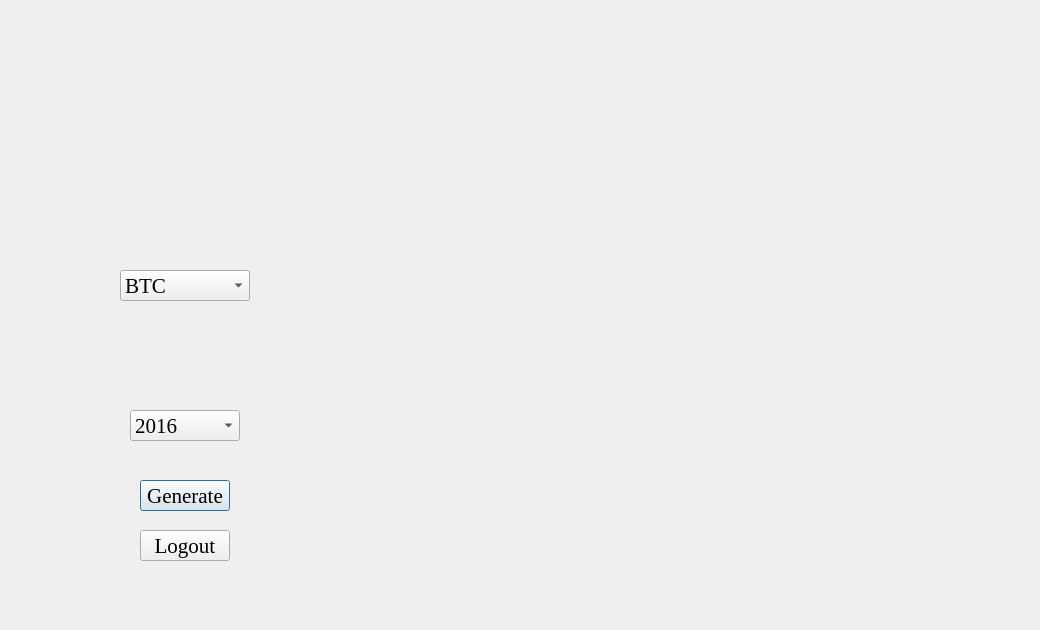
<?xml version="1.0" encoding="UTF-8"?>
<ui version="4.0">
 <class>G2</class>
 <widget class="QDialog" name="G2">
  <property name="geometry">
   <rect>
    <x>0</x>
    <y>0</y>
    <width>1040</width>
    <height>630</height>
   </rect>
  </property>
  <property name="windowTitle">
   <string>Dialog</string>
  </property>
  <widget class="QWidget" name="widget" native="true">
   <property name="geometry">
    <rect>
     <x>0</x>
     <y>0</y>
     <width>1040</width>
     <height>630</height>
    </rect>
   </property>
   <property name="styleSheet">
    <string notr="true">QWidget#widget{background-image: url(:/bg/Images/graphpg2.jpeg);}</string>
   </property>
   <widget class="QComboBox" name="comboBox">
    <property name="geometry">
     <rect>
      <x>120</x>
      <y>270</y>
      <width>130</width>
      <height>31</height>
     </rect>
    </property>
    <property name="font">
     <font>
      <family>Times New Roman</family>
      <pointsize>16</pointsize>
     </font>
    </property>
    <item>
     <property name="text">
      <string>BTC</string>
     </property>
    </item>
    <item>
     <property name="text">
      <string>DOGE</string>
     </property>
    </item>
    <item>
     <property name="text">
      <string>LTC</string>
     </property>
    </item>
    <item>
     <property name="text">
      <string>CRV</string>
     </property>
    </item>
    <item>
     <property name="text">
      <string>HNT</string>
     </property>
    </item>
    <item>
     <property name="text">
      <string>ETH</string>
     </property>
    </item>
    <item>
     <property name="text">
      <string>HBAR</string>
     </property>
    </item>
    <item>
     <property name="text">
      <string>DASH</string>
     </property>
    </item>
    <item>
     <property name="text">
      <string>MANA</string>
     </property>
    </item>
    <item>
     <property name="text">
      <string>DOT</string>
     </property>
    </item>
   </widget>
   <widget class="QComboBox" name="comboBox_2">
    <property name="geometry">
     <rect>
      <x>130</x>
      <y>410</y>
      <width>110</width>
      <height>31</height>
     </rect>
    </property>
    <property name="font">
     <font>
      <family>Times New Roman</family>
      <pointsize>16</pointsize>
     </font>
    </property>
    <item>
     <property name="text">
      <string>2016</string>
     </property>
    </item>
    <item>
     <property name="text">
      <string>2017</string>
     </property>
    </item>
    <item>
     <property name="text">
      <string>2018</string>
     </property>
    </item>
    <item>
     <property name="text">
      <string>2019</string>
     </property>
    </item>
    <item>
     <property name="text">
      <string>2020</string>
     </property>
    </item>
    <item>
     <property name="text">
      <string>2021</string>
     </property>
    </item>
   </widget>
   <widget class="QPushButton" name="pushButton">
    <property name="geometry">
     <rect>
      <x>140</x>
      <y>480</y>
      <width>90</width>
      <height>31</height>
     </rect>
    </property>
    <property name="font">
     <font>
      <family>Times New Roman</family>
      <pointsize>16</pointsize>
     </font>
    </property>
    <property name="text">
     <string>Generate</string>
    </property>
   </widget>
   <widget class="QPushButton" name="pushButton_2">
    <property name="geometry">
     <rect>
      <x>140</x>
      <y>530</y>
      <width>90</width>
      <height>31</height>
     </rect>
    </property>
    <property name="font">
     <font>
      <family>Times New Roman</family>
      <pointsize>16</pointsize>
     </font>
    </property>
    <property name="styleSheet">
     <string notr="true">QPushButton{rgb(170, 0, 0)}</string>
    </property>
    <property name="text">
     <string>Logout</string>
    </property>
   </widget>
  </widget>
 </widget>
 <resources>
  <include location="images.qrc"/>
 </resources>
 <connections/>
</ui>
